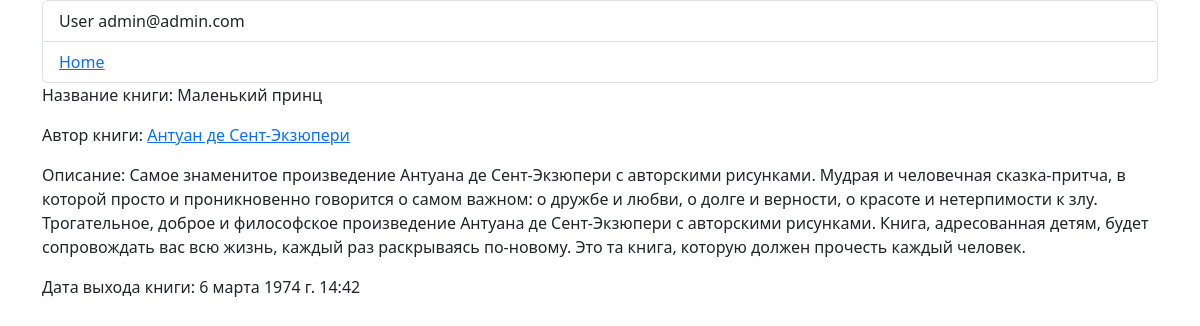
The app's page /books/book_info/1 (signed in) with its own data.
### users/models.py (models this page shows)
class User(AbstractUser):
    email = models.EmailField(_("email address"), unique=True)
    USERNAME_FIELD = "email"
    REQUIRED_FIELDS = ["username"]

### books/models.py (models this page shows, shortened)
class Book(models.Model):
    name = models.CharField(blank=False, max_length=200)
    author = models.ManyToManyField('Author', related_name='books')
    description = models.CharField(max_length=500)
    price = models.FloatField(null=True, blank=True)
    pub_date = models.DateTimeField('date published')
    class Meta:
        verbose_name = 'Книга'
        verbose_name_plural = 'Книги'

class Author(models.Model):
    name = models.CharField(blank=False, max_length=200)
    def __str__(self):
        return self.name

### books/views.py (the view)
# urls.py: path('book_info/<int:pk>', BookDetailView.as_view(), name='book-detail'),
class BookDetailView(DetailView):
    model = Book

### templates/books/book_detail.html
{% extends 'base.html' %}
{% block content%}
    <p>Название книги: {{ book.name }}</p>
    <p>Автор книги: <a href="{% url 'author-detail' book.author.get.pk %}">{{ book.author.all|join:", " }}</a></p>
    <p>Описание: {{ book.description }}</p>
    <p>Дата выхода книги: {{ book.pub_date }}</p>
{% endblock%}

### templates/base.html (shortened to what this page needs)
<!DOCTYPE html>
<html lang="en">
<head>
    <link href="https://cdn.jsdelivr.net/npm/bootstrap@5.3.0-alpha1/dist/css/bootstrap.min.css" rel="stylesheet">
</head>
<body class="container">
    <ul class="list-group">
        <li class="list-group-item">
            User {{ user }}
        </li>
        <li class="list-group-item">
            <a href="{% url 'home' %}">Home</a>
        </li>
    </ul>
{% block content %}
{% endblock %}
</body>
</html>

### records on screen
User: is_active+password+email "admin@admin.com"
Book: name "Маленький принц", author.all "Антуан де Сент-Экзюпери", description "Самое знаменитое произведение Антуана де Сент-Экзюпери с авторскими рисунками. Мудрая и человечная сказка-притча, в которой просто и проникновенно говорится о самом важном: о дружбе и любви, о долге и верности, о красоте и нетерпимости к злу. Трогательное, доброе и философское произведение Антуана де Сент-Экзюпери с авторскими рисунками. Книга, адресованная детям, будет сопровождать вас всю жизнь, каждый раз раскрываясь по-новому. Это та книга, которую должен прочесть каждый человек.", pub_date "6 марта 1974 г. 14:42"
